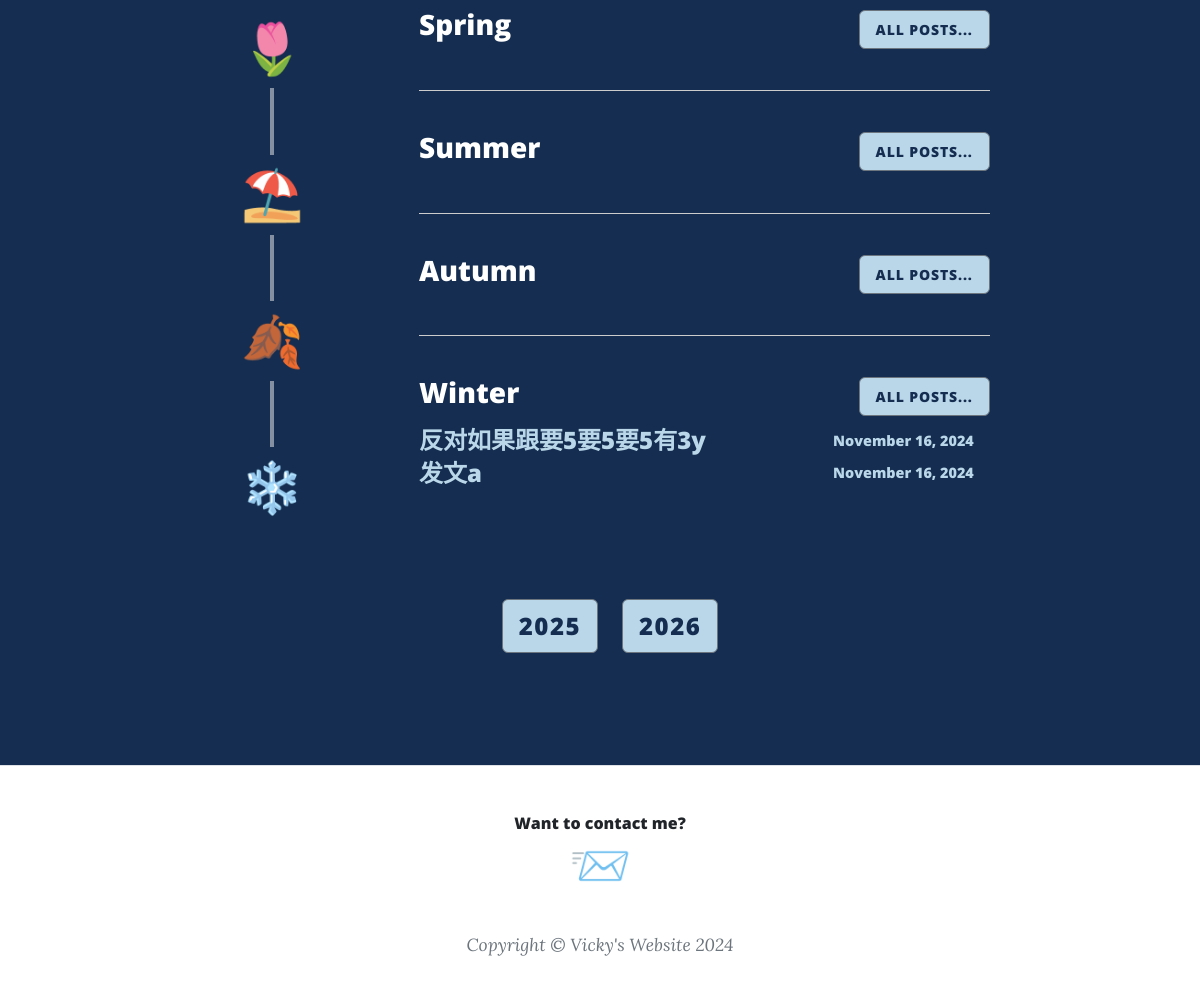
The page /year_posts/sparkle/2024 (lower part) on the database as committed earlier.
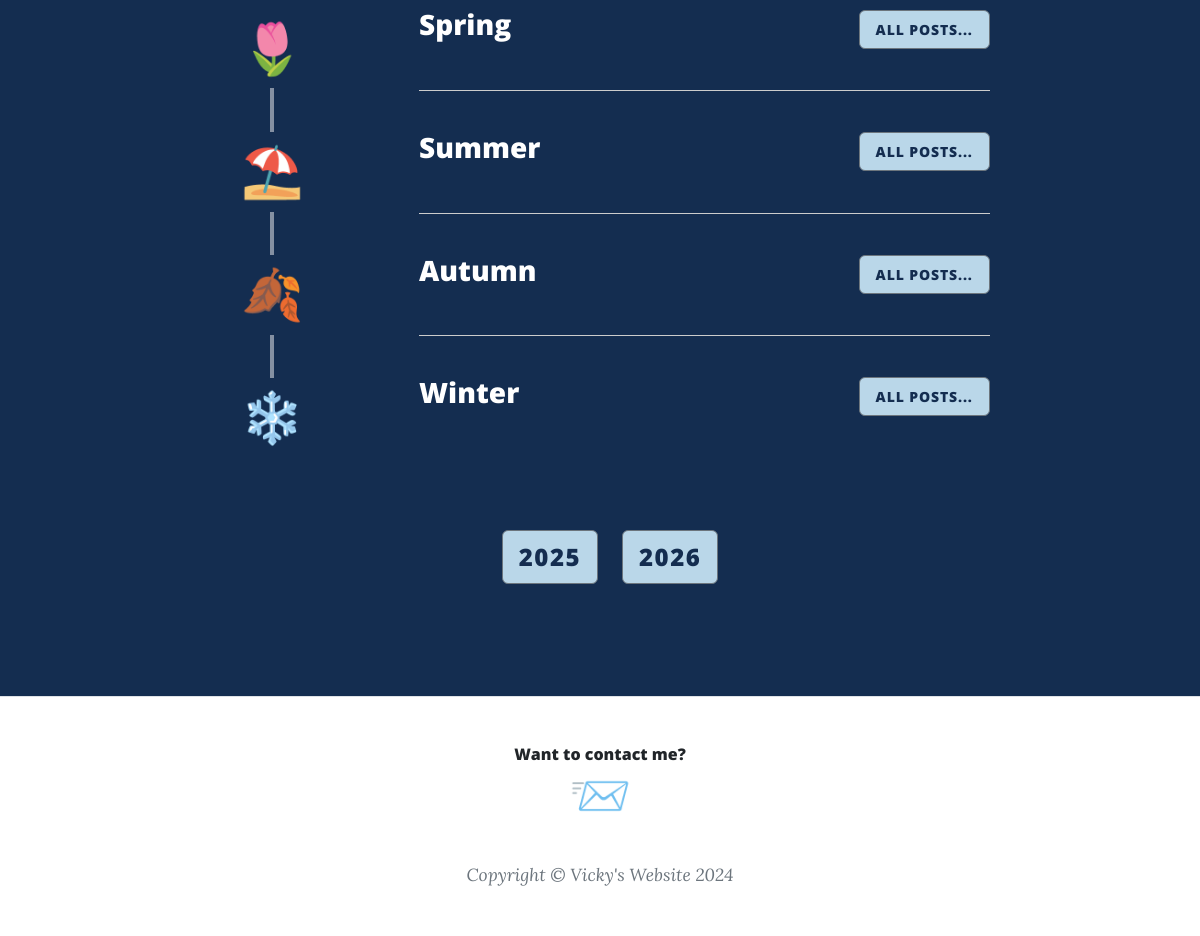
The same page on the database as committed later.
### app.py (models this page shows)
class BlogPost(db.Model):
    __tablename__ = "blog_posts"
    id: Mapped[int] = mapped_column(Integer, primary_key=True)
    author_id: Mapped[int] = mapped_column(Integer, db.ForeignKey("users.id"))
    author = relationship("User", back_populates="blog_posts")
    title: Mapped[str] = mapped_column(String(250), unique=True, nullable=False)
    date: Mapped[str] = mapped_column(String(250), nullable=False)
    body: Mapped[str] = mapped_column(Text, nullable=False)
    img_url: Mapped[str] = mapped_column(String(250), nullable=True)
    category: Mapped[str] = mapped_column(String(250), nullable=False)
    sub_category: Mapped[str] = mapped_column(String(250))
    comments = relationship("Comment", back_populates="parent_blog_post")

### app.py (the view)
@app.route('/year_posts/<category>/<year>', methods=["GET", "POST"])
def get_year_posts(category, year):
    condition = '%'+ year
    all_posts = db.session.execute(db.select(BlogPost).where(BlogPost.date.like(condition))).scalars().all()
    spring = select_posts(posts=all_posts, category='sparkle', sub_category='spring')[::-1]
    summer = select_posts(posts=all_posts, category='sparkle', sub_category='summer')[::-1]
    winter = select_posts(posts=all_posts, category='sparkle', sub_category='winter')[::-1]
    autumn = select_posts(posts=all_posts, category='sparkle', sub_category='autumn')[::-1]
    crochet = select_posts(posts=all_posts, category='hobby', sub_category='crochet')[::-1]
    sewing = select_posts(posts=all_posts, category='hobby', sub_category='sewing')[::-1]
    sashiko = select_posts(posts=all_posts, category='hobby', sub_category='sashiko')[::-1]
    books = select_posts(posts=all_posts, category='self-explore', sub_category='books')[::-1]
    courses = select_posts(posts=all_posts, category='self-explore', sub_category='courses')[::-1]
    professional = select_posts(posts=all_posts, category='self-explore', sub_category='professional')[::-1]
    all_plans = db.session.execute(db.select(PlanPost)).scalars().all()
    january = select_plans(plans=all_plans, month='january')[::-1]
    february = select_plans(plans=all_plans, month='february')[::-1]
    march = select_plans(plans=all_plans, month='march')[::-1]
    april = select_plans(plans=all_plans, month='april')[::-1]
    may = select_plans(plans=all_plans, month='may')[::-1]
    june = select_plans(plans=all_plans, month='june')[::-1]
    july = select_plans(plans=all_plans, month='july')[::-1]
    august = select_plans(plans=all_plans, month='august')[::-1]
    september = select_plans(plans=all_plans, month='september')[::-1]
    october = select_plans(plans=all_plans, month='october')[::-1]
    november = select_plans(plans=all_plans, month='november')[::-1]
    december = select_plans(plans=all_plans, month='december')[::-1]
    return render_template("year-posts.html", spring=spring,summer=summer,winter=winter,autumn=autumn,crochet=crochet,sewing=sewing,sashiko=sashiko, books=books, courses=courses,professional=professional, january = january,february = february,march = march,april = april,may = may,june = june,july = july,august = august,september = september,october = october,november = november,december = december,category=category.capitalize(), year=year,logged_in=current_user.is_authenticated)

### app.py (called while the page is built)
def select_posts(posts, category, sub_category):
    filtered_posts = []
    if posts != None:
        for post in posts:
            if post.category == category and post.sub_category == sub_category:
                filtered_posts.append(post)
    return filtered_posts

def select_plans(plans, month):
    filtered_plans = []
    if plans != None:
        for plan in plans:
            if month in plan.month:
                filtered_plans.append(plan)
    return filtered_plans

### templates/year-posts.html (shortened to what this page needs)
{% include "header.html" %}
{% if category == 'Sparkle' %}
<div
class="masthead section1"
style="background-color: rgb(20,45,80);"
>
<div class="section_container  px-4 px-lg-5">
  <div class="section_container ">
    <div class="timeline">
        <div class="timeline-item">
            <div class="icon icon1">🌷</i></div>
        </div>
        <div class="timeline-item">
            <div class="icon icon1">⛱️</div>
        </div>
        <div class="timeline-item">
            <div class="icon icon1">🍂</div>
        </div>
        <div class="timeline-item">
            <div class="icon icon1">❄️</div>
        </div>
    </div>
    <div class="content">
      <div class="season">
        <div class="d-flex justify-content-between align-items-center mb-2">
            <h3>Spring</h3>
            <a class="btn btn-secondary text-uppercase" style="color:rgb(20,45,80); background-color:rgb(186, 215, 233)" href="{{ url_for('get_select_posts', category='sparkle', sub_category='spring', logo='🌷')}}">All Posts...</a>
        </div>
      </div>
      <hr>
      <div class="season">
        <div class="d-flex justify-content-between align-items-center mb-2">
            <h3>Summer</h3>
            <a class="btn btn-secondary text-uppercase" style="color:rgb(20,45,80); background-color:rgb(186, 215, 233)" href="{{ url_for('get_select_posts', category='sparkle', sub_category='summer', logo='⛱️')}}">All Posts...</a>
        </div>
      </div>
      <hr>
      <div class="season">
        <div class="d-flex justify-content-between align-items-center mb-2">
            <h3>Autumn</h3>
            <a class="btn btn-secondary text-uppercase" style="color:rgb(20,45,80); background-color:rgb(186, 215, 233)" href="{{ url_for('get_select_posts', category='sparkle', sub_category='autumn', logo='🍂')}}">All Posts...</a>
        </div>
      </div>
      <hr>
      <div class="season">
        <div class="d-flex justify-content-between align-items-center mb-2">
            <h3>Winter</h3>
            <a class="btn btn-secondary text-uppercase" style="color:rgb(20,45,80); background-color:rgb(186, 215, 233)" href="{{ url_for('get_select_posts', category='sparkle', sub_category='winter', logo='❄️')}}">All Posts...</a>
        </div>
        {% for post in winter %}
          <div class="d-flex justify-content-between align-items-center mb-1">
              <a href="{{ url_for('show_post', post_id=post.id) }}" class="text-decoration-none" style="color:rgb(186, 215, 233); font-size:1rem;  ">
                  <h4 class="mb-0">{{ post.title }}</h4>
              </a>
              <div class="d-flex align-items-center">
                  <h5 class="mb-0 me-3" style="color:rgb(186, 215, 233); font-size:0.9rem;  "> {{ post.date }}</h5>
              </div>
          </div>
        {% endfor %}
      </div>
    </div>
  </div>
</div>
<div class="container" style="padding:2rem; justify-items:center;">
  <div class="row">
    {% if year != '2025' %}
    <div class="col-6"><a class="btn btn-secondary text-uppercase" style="color:rgb(20,45,80); background-color:rgb(186, 215, 233); font-size:1.5rem;" href="{{ url_for('get_year_posts', category='sparkle', year='2025')}}">2025</a> </div>
    {% endif %}
    {% if year != '2026' %}
    <div class="col-6"><a class="btn btn-secondary text-uppercase" style="color:rgb(20,45,80); background-color:rgb(186, 215, 233); font-size:1.5rem;" href="{{ url_for('get_year_posts', category='sparkle', year='2026')}}">2026</a> </div>
    {% endif %}
  </div>
  </div>
</div>
{% endif %}
{% include "footer.html" %}

Rows that differ between the two databases and show on the page:
removed BlogPost: title "反对如果跟要5要5要5有3y", date "November 16, 2024"
removed BlogPost: title "发文a", date "November 16, 2024"
